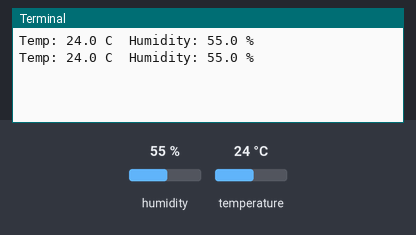
The program below on a simulated Raspberry Pi (BCM pin numbers). On the bench: the last lines printed to the terminal. Inputs (shaded band) come from the test bench; at power-on: humidity 55 %, temperature 24 °C.

Above: at 1.2 s.
1.3 s: humidity set to 22 %
At 2.0 s:
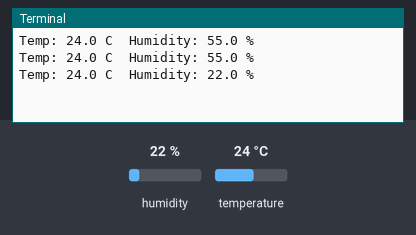
2.8 s: temperature set to 12 °C
At 3.6 s:
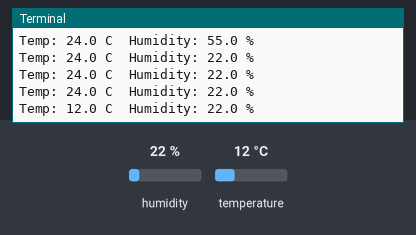
4.3 s: humidity set to 40 %
At 4.3 s:
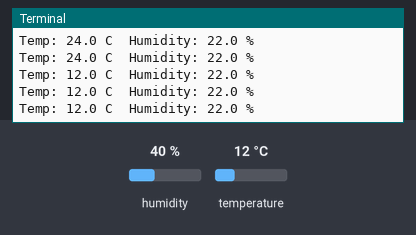
Timing chart, 0 to 7.3 s (numbered marks = the images above; inputs shaded):
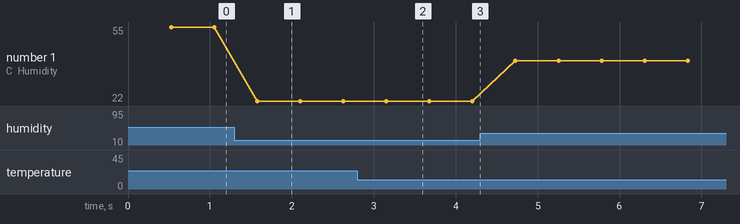

The program:

dhtsensor.py
```python
#!/usr/bin/python
import sys
import Adafruit_DHT

while True:

    humidity, temperature = Adafruit_DHT.read_retry(11, 18)

    print ("Temp: {0:0.1f} C  Humidity: {1:0.1f} %".format(temperature, humidity))
```

Measured:
- after the input at 1.3 s, the terminal: prints a new line after 0.28 s (image 1)
- after the input at 2.8 s, the terminal: prints a new line after 0.35 s (image 2)
- plotted number 1: 55 → 22 after the input at 1.3 s, 22 → 40 after the input at 4.3 s
